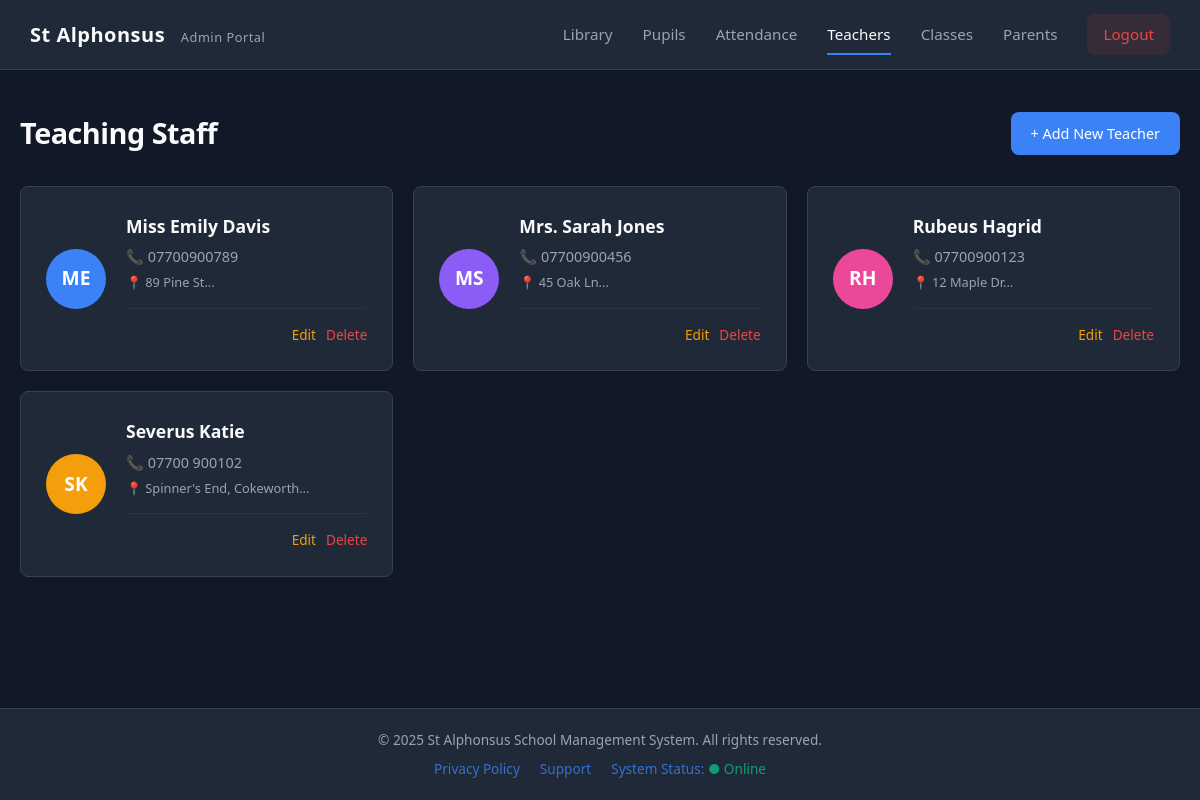
/teachers/teachers.php (signed in), run on the app's committed database.
### tables this page shows
CREATE TABLE `teachers` (
  `teacher_id` int(11) NOT NULL,
  `full_name` varchar(255) NOT NULL,
  `address` varchar(255) DEFAULT NULL,
  `phone` varchar(20) DEFAULT NULL,
  `annual_salary` decimal(10,2) DEFAULT NULL,
  `background_check` tinyint(1) DEFAULT NULL,
  `user_id` int(11) DEFAULT NULL
);

### teachers/teachers.php (the view, shortened to what this page needs)
<?php
include '../db.php';
$sql = "SELECT * FROM teachers ORDER BY full_name ASC";
$stmt = $pdo->query($sql);
$teachers = $stmt->fetchAll();
function getInitials($name) {
    $words = explode(" ", $name);
    $initials = "";
    foreach ($words as $w) {
        $initials .= strtoupper($w[0]);
    }
    return substr($initials, 0, 2);
}
function getAvatarColor($index) {
    $colors = ['#3b82f6', '#8b5cf6', '#ec4899', '#f59e0b', '#10b981'];
    return $colors[$index % count($colors)];
}
?>
<!DOCTYPE html>
<html lang="en">
<head>
    <link rel="stylesheet" href="../style.css">
</head>
<body>
    <?php include '../nav.php'; ?>
    <div class="container">
        <div class="page-header">
            <h1>Teaching Staff</h1>
            <a href="add_teacher.php" class="btn btn-primary">+ Add New Teacher</a>
        </div>
        <div class="grid-container">
            <?php foreach ($teachers as $index => $teacher): ?>
                <div class="teacher-card">
                    <div class="avatar" style="background-color: <?= getAvatarColor($index) ?>;">
                        <?= getInitials($teacher['full_name']) ?>
                    </div>
                    <div style="flex-grow: 1;">
                        <div class="teacher-info">
                            <h3><?= htmlspecialchars($teacher['full_name']) ?></h3>
                            <p>📞 <?= htmlspecialchars($teacher['phone']) ?></p>
                            <p style="font-size: 0.8rem; margin-top: 4px;">
                                📍 <?= htmlspecialchars(substr($teacher['address'], 0, 25)) ?>...
                            </p>
                        </div>
                        <div class="action-row">
                            <a href="edit_teacher.php?id=<?= $teacher['teacher_id'] ?>" style="color: var(--warning); font-size: 0.85rem;">Edit</a>
                            <a href="delete_teacher.php?id=<?= $teacher['teacher_id'] ?>"
                               style="color: var(--danger); font-size: 0.85rem;"
                               onclick="return confirm('Delete this teacher?');">Delete</a>
                        </div>
                    </div>
                </div>
            <?php endforeach; ?>
        </div>
    </div>
                <?php include '../footer.php'; ?>
</body>
</html>

### Style.css (style rules this page uses)
:root { --bg-body: #111827; --bg-card: #1f2937; --bg-input: #374151; --text-main: #f9fafb; --text-muted: #9ca3af; --primary: #3b82f6; --primary-hover: #2563eb; --danger: #ef4444; --success: #10b981; --warning: #f59e0b; --radius: 8px; --border: 1px solid #374151; }
* { margin: 0; padding: 0; box-sizing: border-box; }
body { font-family: 'Segoe UI', Inter, system-ui, sans-serif; background-color: var(--bg-body); color: var(--text-main); line-height: 1.6; -webkit-font-smoothing: antialiased; display: flex; flex-direction: column; min-height: 100vh; }
a { text-decoration: none; color: inherit; transition: 0.2s; }
.container { max-width: 1200px; margin: 0 auto; padding: 40px 20px; width: 100%; flex: 1; }
.page-header { display: flex; justify-content: space-between; align-items: center; margin-bottom: 30px; }
h1 { font-size: 1.8rem; font-weight: 600; letter-spacing: -0.5px; color: var(--text-main); }
.btn { display: inline-flex; align-items: center; justify-content: center; padding: 10px 20px; border-radius: var(--radius); font-weight: 500; font-size: 0.9rem; cursor: pointer; border: none; transition: all 0.2s ease; }
.btn-primary { background-color: var(--primary); color: white; }

### teachers/teachers.php (style rules this page uses)
.grid-container { display: grid; grid-template-columns: repeat(auto-fill, minmax(300px, 1fr)); gap: 20px; }
.teacher-card { background-color: var(--bg-card); border: var(--border); border-radius: var(--radius); padding: 25px; display: flex; align-items: center; gap: 20px; transition: transform 0.2s; }
.avatar { width: 60px; height: 60px; border-radius: 50%; display: flex; align-items: center; justify-content: center; font-size: 1.2rem; font-weight: bold; color: white; flex-shrink: 0; }
.teacher-info h3 { font-size: 1.1rem; color: var(--text-main); margin-bottom: 5px; }
.teacher-info p { font-size: 0.9rem; color: var(--text-muted); margin: 0; }
.action-row { margin-top: 15px; padding-top: 15px; border-top: 1px solid rgba(255,255,255,0.05); display: flex; justify-content: flex-end; gap: 10px; }

### data on the page
teachers: full_name "ME", full_name "Miss Emily Davis", phone "07700900789", address "89 Pine St"
teachers: full_name "MS", full_name "Mrs. Sarah Jones", phone "07700900456", address "45 Oak Ln"
teachers: full_name "RH", full_name "Rubeus Hagrid", phone "07700900123", address "12 Maple Dr"
teachers: full_name "SK", full_name "Severus Katie", phone "07700 900102", address "Spinner's End, Cokeworth"

### other printed values
$role "Admin"
